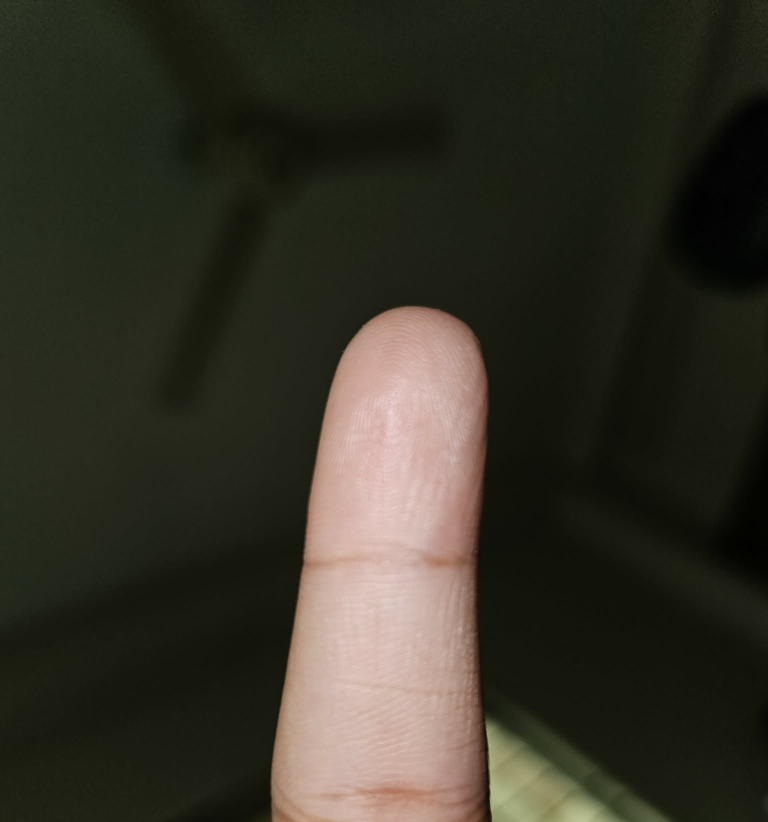
#> input picture amit.jpg, 1536 x 1644 px, given in place of front_pose_normalized.png, which was not available (shown at 1/2 size)
$ python diagnose_algorithm1_surface_side_unwrap.py
#> lines starting #> are read from the running program, lines starting #| are printed output that depends on the picture; pictures that were not available may be replaced by others from this repository, and a replacement may not be noted
#!/usr/bin/env python
"""Algorithm-1 surface-coordinate side unwrap diagnostic.

This is a temporary/research diagnostic. It does not modify training labels.

The script rebuilds the row-relative Algorithm 1 side geometry from the saved
pose-normalized smoke debug views, then unwraps each side image using a surface
arc coordinate for x and the side pose-image row for y. This avoids the
Algorithm 3 column/row integration collapse that produced side-view strips.
"""

from __future__ import annotations

import argparse
import json
import math
import sys
from dataclasses import dataclass
from pathlib import Path
from typing import Any


REPO_ROOT = Path(__file__).resolve().parents[1]

# The repo has a top-level copy.py, which can shadow stdlib copy while importing
# cv2/matplotlib from ad-hoc scripts. Keep this diagnostic self-contained.
sys.path = [p for p in sys.path if Path(p or ".").resolve() != REPO_ROOT]

import cv2  # noqa: E402
import numpy as np  # noqa: E402


SQRT2_INV = 1.0 / math.sqrt(2.0)
CHART_GAP_PX = 24
PROJECTION_SIGN_CANDIDATES = (-1.0, 1.0)
PRIMARY_BRANCH_MODE = "visible"
ALLOW_STITCHED_FALLBACK_IN_PRIMARY = False
REVERSE_OUTPUT_X_BY_ROLE = {"left": False, "right": False}
MIN_SOURCE_X_STEP_FOR_SHARP_DETAIL = 0.30
SEAM_DIAGNOSTIC_WIDTH_PX = 80


@dataclass(frozen=True)
class RowStats:
    left: np.ndarray
    right: np.ndarray
    center: np.ndarray
    width: np.ndarray
    valid_rows: np.ndarray


@dataclass(frozen=True)
class ViewData:
    image: np.ndarray
    mask: np.ndarray
    stats: RowStats


def _read_gray(path: Path) -> np.ndarray:
    image = cv2.imread(str(path), cv2.IMREAD_GRAYSCALE)
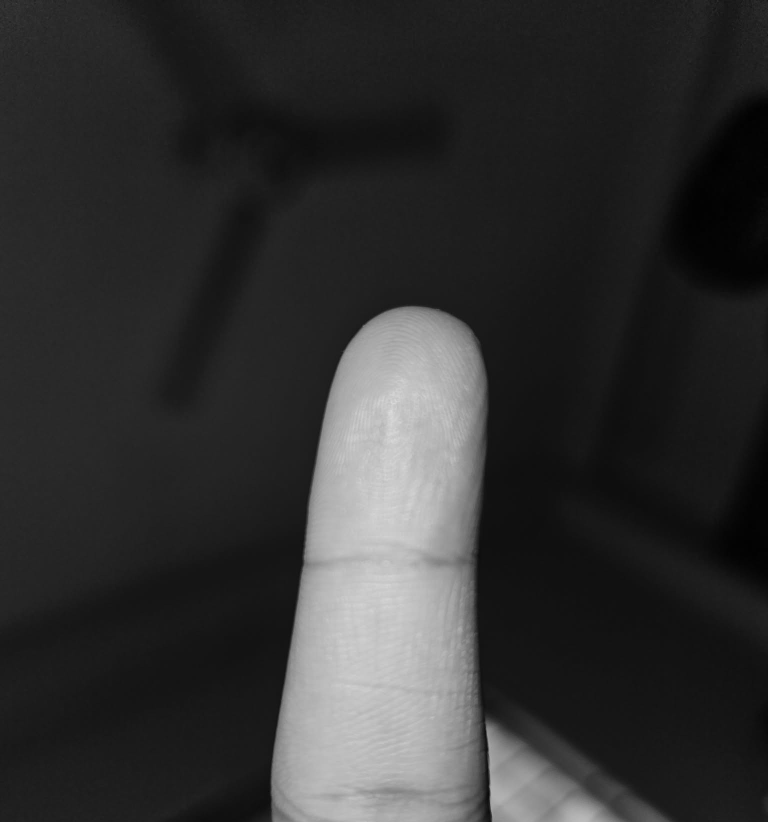
#> image: shape (1644, 1536) (shown at 1/2 size); min 1, max 222, mean 49.3
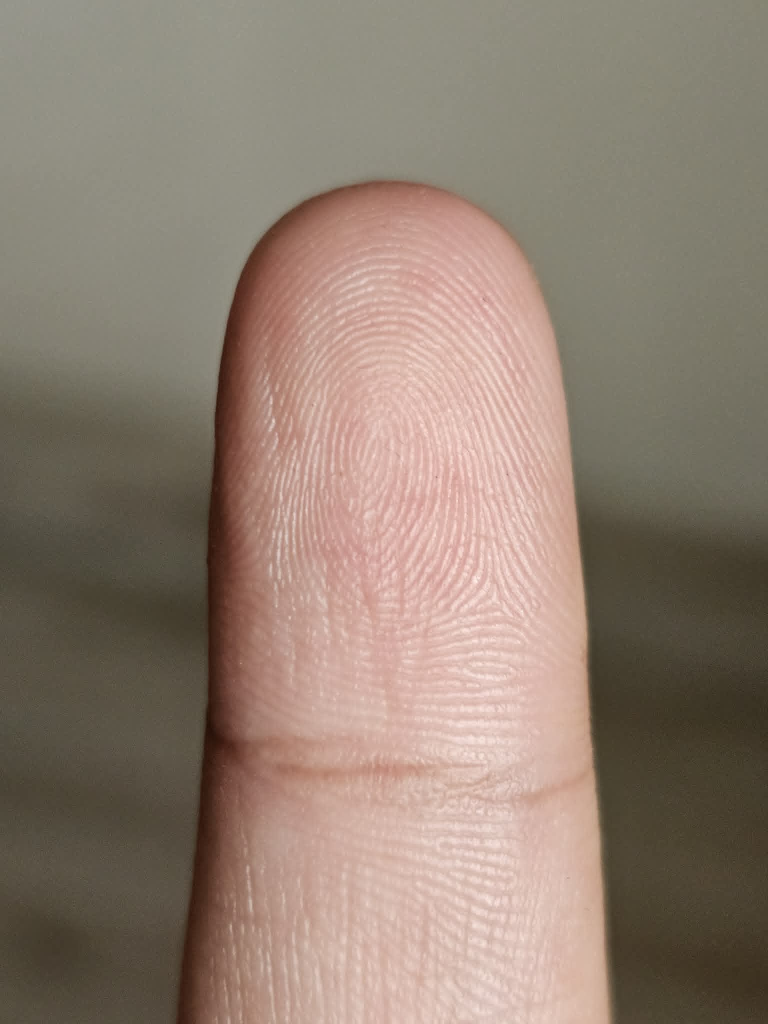
#> input picture amit_right_ind1.jpg, 1536 x 2048 px, given in place of front_pose_mask.png, which was not available (shown at 1/2 size)
#> in _read_gray (call 2), `image = cv2.imread(str(path), cv2.IMREAD_GRAYSCALE)`:
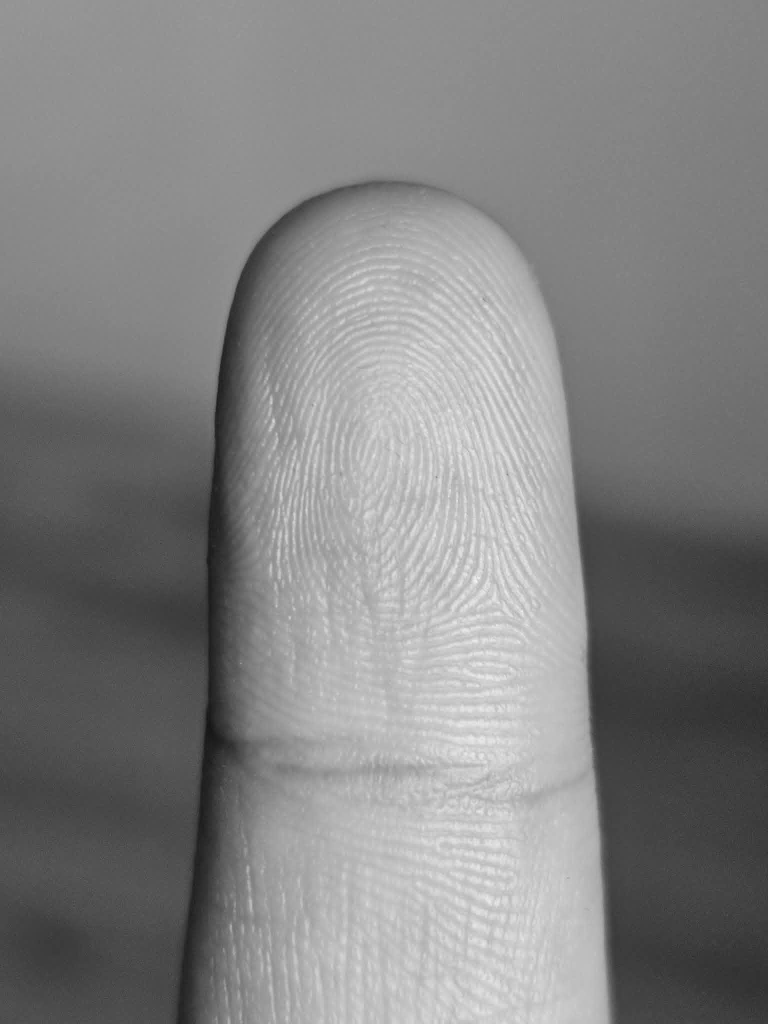
#> image: shape (2048, 1536) (shown at 1/2 size); min 18, max 250, mean 130.9
    if image is None:
        raise FileNotFoundError(f"Could not read image: {path}")
    return image


def _row_stats(mask_u8: np.ndarray) -> RowStats:
    mask = mask_u8 > 0
#> mask: shape (2048, 1536) bool; every value is 1
    h = mask.shape[0]
#> h = 2048
    left = np.full(h, np.nan, dtype=np.float32)
    right = np.full(h, np.nan, dtype=np.float32)
    center = np.full(h, np.nan, dtype=np.float32)
    width = np.zeros(h, dtype=np.float32)
#> width = 2048 values from 0 to 0
    valid: list[int] = []
    for y in range(h):
        xs = np.flatnonzero(mask[y])
        if xs.size == 0:
            continue
        x0 = int(xs[0])
        x1 = int(xs[-1])
        left[y] = x0
        right[y] = x1
        center[y] = 0.5 * (x0 + x1)
        width[y] = float(x1 - x0 + 1)
        valid.append(y)
#> after the loop, center = 2048 values from 767.5 to 767.5; left = 2048 values from 0 to 0; right = 2048 values from 1535 to 1535; valid = 2048 values from 0 to 2047; width = 2048 values from 1536 to 1536
    return RowStats(left, right, center, width, np.asarray(valid, dtype=np.int32))


def _load_views(reconstruction_dir: Path) -> dict[str, ViewData]:
    debug_dir = reconstruction_dir / "debug_views"
    views: dict[str, ViewData] = {}
    for role in ("front", "left", "right"):
        image = _read_gray(debug_dir / f"{role}_pose_normalized.png")
        mask = _read_gray(debug_dir / f"{role}_pose_mask.png")
        views[role] = ViewData(image=image, mask=np.where(mask > 0, 255, 0).astype(np.uint8), stats=_row_stats(mask))
    return views


# [1079 lines left out: functions _map_row, _stats, _algorithm1_row_params, _monotonicity_report, _split_into_monotonic_segments, _dominant_monotonic_slice and 23 more, not called in this run]


def run(reconstruction_dir: Path, output_dir: Path, compare_dir: Path | None = None) -> dict[str, Any]:
    reconstruction_dir = reconstruction_dir.resolve()
    output_dir.mkdir(parents=True, exist_ok=True)
    views = _load_views(reconstruction_dir)

    roles = {
        "left": _unwrap_role(views, reconstruction_dir, output_dir, "left"),
        "right": _unwrap_role(views, reconstruction_dir, output_dir, "right"),
    }
    contact_sheet = _write_contact_sheet(output_dir, views, roles)

    report: dict[str, Any] = {
        "output_dir": str(output_dir.resolve()),
        "input_reconstruction_dir": str(reconstruction_dir),
        "method": (
            "Algorithm 1 side unwrap using cross-section surface arc length for x "
            "and side pose row for y; no Algorithm 3 row/column seed integration."
        ),
        "acceptance_criteria": {
            "reprojection": {"iou_min": 0.8, "central_iou_min": 0.9, "row_center_mae_max_px": 10.0},
            "surface_unwrap": {"height_ratio_min": 0.9, "mask_coverage_min": 0.95},
            "row_coherence": {"bad_row_jump_fraction_max": 0.02, "p95_adjacent_source_x_jump_max_px": 25.0},
            "chart_coherence": {"chart_count": 1, "rows_split_into_charts": 0, "projection_signs_used": 1},
        },
        "baseline_algorithm3_strip": {
            "directory": str((REPO_ROOT / "tmp" / "algorithm1_faithful_side_geometry" / reconstruction_dir.name).resolve()),
            "known_shapes": {"left": [221, 867], "right": [148, 862]},
        },
        "geometry": {
            "shape_hw": list(map(int, views["front"].mask.shape)),
            "valid_all_rows": int(
                len(
                    set(map(int, views["front"].stats.valid_rows))
                    & set(map(int, views["left"].stats.valid_rows))
                    & set(map(int, views["right"].stats.valid_rows))
                )
            ),
            "center_depth_stats": _stats(
                np.concatenate(
                    [
                        np.asarray(roles["left"]["center_depth_stats"]["mean"], dtype=np.float32).reshape(1),
                        np.asarray(roles["right"]["center_depth_stats"]["mean"], dtype=np.float32).reshape(1),
                    ]
                )
            ),
            "semi_major_stats": roles["left"]["semi_major_stats"],
            "semi_minor_stats": roles["left"]["semi_minor_stats"],
        },
        "roles": roles,
        "contact_sheet": str(contact_sheet.resolve()),
    }
    warnings: list[str] = []
    if roles["left"]["selected_projection_sign"] == roles["right"]["selected_projection_sign"]:
        warnings.append(
            "Left and right selected the same projection sign; verify camera handedness and row-center convention."
        )
    report["primary_gate_passed_all"] = bool(all(roles[r]["primary_gate_passed"] for r in ("left", "right")))
    report["surface_gate_passed_all"] = bool(all(roles[r]["surface_metrics"]["surface_gate_passed"] for r in ("left", "right")))
    report["monotonicity_gate_passed_all"] = bool(all(roles[r]["monotonicity_gate_passed"] for r in ("left", "right")))
    report["chart_coherence_gate_passed_all"] = bool(all(roles[r]["chart_coherence_gate_passed"] for r in ("left", "right")))
    report["row_coherence_gate_passed_all"] = bool(all(roles[r]["row_coherence_gate_passed"] for r in ("left", "right")))
    report["warnings"] = warnings
    report["all_gates_passed_all"] = bool(all(roles[r]["all_gates_passed"] for r in ("left", "right")))
    report["conclusion"] = (
        "Surface-coordinate unwrap cleared all numeric gates."
        if report["all_gates_passed_all"]
        else "Surface-coordinate unwrap did not clear all numeric gates."
    )
    if compare_dir is not None:
        report["comparison_to_previous"] = _compare_reports(report, compare_dir)

    (output_dir / "surface_unwrap_report.json").write_text(json.dumps(report, indent=2))
    return report


def main() -> int:
    parser = argparse.ArgumentParser(description=__doc__)
    parser.add_argument(
        "--reconstruction-dir",
        type=Path,
        default=REPO_ROOT / "ground_truth_smoke_dense_fixed_limit6" / "reconstructions" / "s01_f01_a01",
    )
    parser.add_argument(
        "--output-dir",
        type=Path,
        default=REPO_ROOT / "tmp" / "algorithm1_surface_unwrap" / "s01_f01_a01",
    )
    parser.add_argument("--compare-dir", type=Path, default=None)
    args = parser.parse_args()

    report = run(args.reconstruction_dir, args.output_dir, args.compare_dir)
    print(json.dumps(
        {
            "output_dir": report["output_dir"],
            "contact_sheet": report["contact_sheet"],
            "primary_gate_passed_all": report["primary_gate_passed_all"],
            "surface_gate_passed_all": report["surface_gate_passed_all"],
            "monotonicity_gate_passed_all": report["monotonicity_gate_passed_all"],
            "chart_coherence_gate_passed_all": report["chart_coherence_gate_passed_all"],
            "row_coherence_gate_passed_all": report["row_coherence_gate_passed_all"],
            "all_gates_passed_all": report["all_gates_passed_all"],
            "warnings": report["warnings"],
            "left": {
                "shape": report["roles"]["left"]["surface_metrics"]["output_shape_hw"],
                "iou": report["roles"]["left"]["reprojection_metrics"]["iou"],
                "central_iou": report["roles"]["left"]["reprojection_metrics"]["central_iou"],
                "coverage": report["roles"]["left"]["surface_metrics"]["mask_coverage_over_expected"],
                "selected_projection_sign": report["roles"]["left"]["selected_projection_sign"],
                "nonmonotonic_fraction": report["roles"]["left"]["surface_chart_metrics"]["nonmonotonic_fraction"],
                "max_turn_count": report["roles"]["left"]["surface_chart_metrics"]["max_turn_count"],
                "bad_row_jump_fraction": report["roles"]["left"]["row_coherence_metrics"]["bad_row_jump_fraction"],
            },
            "right": {
                "shape": report["roles"]["right"]["surface_metrics"]["output_shape_hw"],
                "iou": report["roles"]["right"]["reprojection_metrics"]["iou"],
                "central_iou": report["roles"]["right"]["reprojection_metrics"]["central_iou"],
                "coverage": report["roles"]["right"]["surface_metrics"]["mask_coverage_over_expected"],
                "selected_projection_sign": report["roles"]["right"]["selected_projection_sign"],
                "nonmonotonic_fraction": report["roles"]["right"]["surface_chart_metrics"]["nonmonotonic_fraction"],
                "max_turn_count": report["roles"]["right"]["surface_chart_metrics"]["max_turn_count"],
                "bad_row_jump_fraction": report["roles"]["right"]["row_coherence_metrics"]["bad_row_jump_fraction"],
            },
        },
        indent=2,
    ))
    return 0


if __name__ == "__main__":
#> (the run stopped early here; a loop or call above may not have finished)
